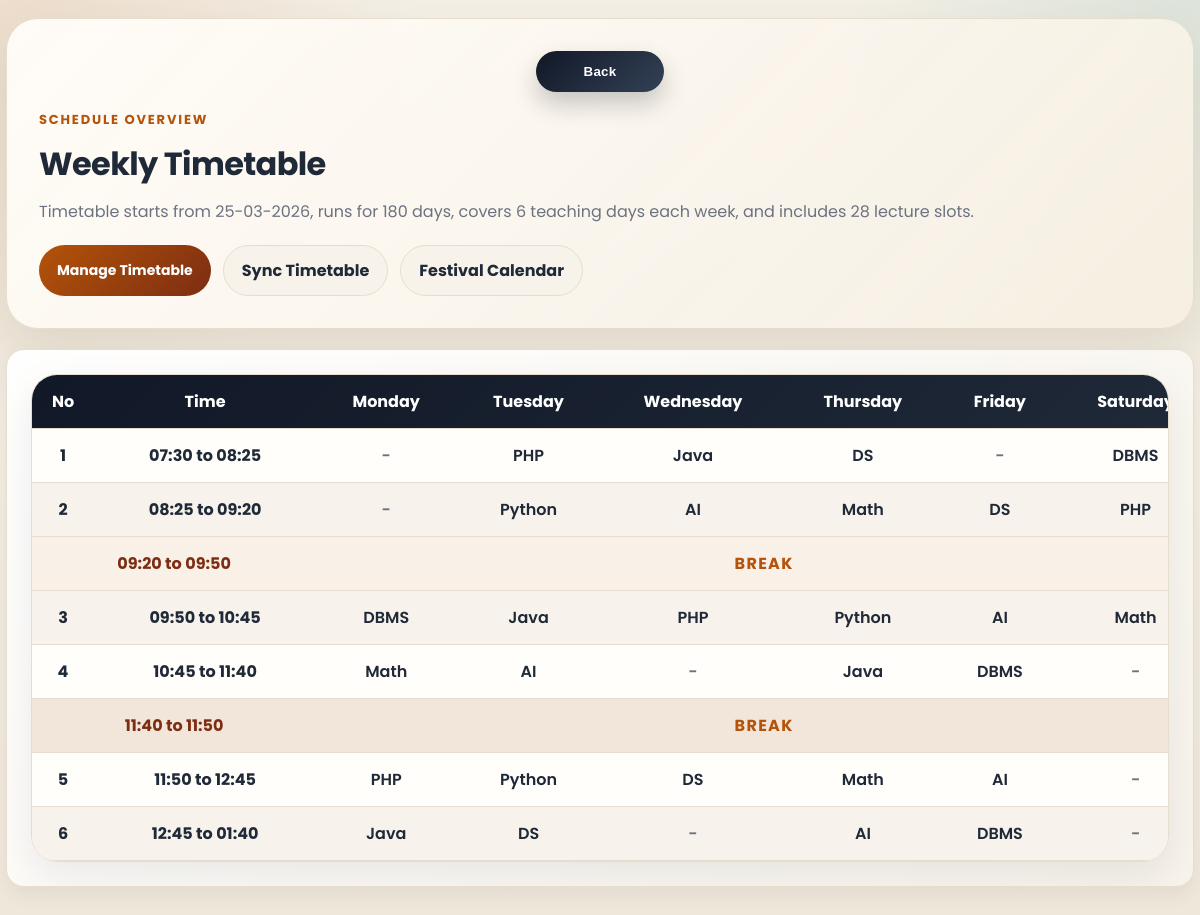
The app's page /timetable (signed in) with its own data.
### tables this page shows
CREATE TABLE timetable_settings(
        id INTEGER PRIMARY KEY CHECK (id = 1),
        start_date TEXT,
        total_days INTEGER
    );

CREATE TABLE timetable_schedule(
            id INTEGER PRIMARY KEY AUTOINCREMENT,
            row_order INTEGER NOT NULL,
            period_number TEXT,
            day_name TEXT,
            start_time TEXT,
            end_time TEXT,
            lecture_name TEXT,
            is_break INTEGER NOT NULL DEFAULT 0
        );

### app.py (the view)
@app.route("/timetable")
def timetable():
    if "user" not in session:
        return redirect("/")
    with db() as con:
        ensure_six_month_timetable(con)
        start_date, total_days = get_timetable_settings(con)
        weekly_timetable = get_weekly_timetable(con)
        active_days = 0
        weekly_slots = 0
        for day_name in weekly_timetable["days"]:
            day_has_lecture = False
            for row in weekly_timetable["rows"]:
                if row.get("is_break"):
                    continue
                if row.get("courses", {}).get(day_name):
                    weekly_slots += 1
                    day_has_lecture = True
            if day_has_lecture:
                active_days += 1
    return render_template(
        "shared/timetable.html",
        weekly_timetable=weekly_timetable,
        is_student_view=session.get("role") == "student",
        is_admin_view=session.get("role") == "admin",
        start_date=start_date,
        total_days=total_days,
        active_days=active_days,
        weekly_slots=weekly_slots,
    )

### app.py (called while the page is built)
def db():
    con = sqlite3.connect(app.config["DATABASE_PATH"])
    con.row_factory = sqlite3.Row
    return con

def format_display_date(value):
    try:
        return date.fromisoformat(value).strftime("%d-%m-%Y")
    except (TypeError, ValueError):
        return value or "-"

def format_timetable_range(start_time, end_time):
    if start_time and end_time:
        return f"{start_time} to {end_time}"
    return start_time or end_time or ""

def get_weekly_timetable(con=None):
    owns_connection = con is None
    if owns_connection:
        con = db()
    try:
        rows = fetch_timetable_rows(con)
    finally:
        if owns_connection:
            con.close()
    return {
        "meta": TIMETABLE_META,
        "days": TIMETABLE_DAYS,
        "rows": rows or TIMETABLE_ROWS,
    }

def get_day_timetable_slots(day_name, con=None):
    owns_connection = con is None
    if owns_connection:
        con = db()
    try:
        rows = fetch_timetable_rows(con)
    finally:
        if owns_connection:
            con.close()
    slots = []
    for row in rows or TIMETABLE_ROWS:
        if row.get("is_break"):
            continue
        lecture_name = row["courses"].get(day_name, "")
        if lecture_name:
            slots.append({
                "lecture_name": lecture_name,
                "time": row["time"],
            })
    return slots

def expected_timetable_lecture_count(start_date, total_days, con=None):
    total_lectures = 0
    for day_offset in range(total_days):
        current_date = start_date + timedelta(days=day_offset)
        day_name = current_date.strftime("%A")
        if day_name == "Sunday":
            continue
        total_lectures += len(get_day_timetable_slots(day_name, con))
    return total_lectures

def get_timetable_settings(con):
    settings = con.execute(
        "SELECT start_date, total_days FROM timetable_settings WHERE id=1"
    ).fetchone()
    if not settings:
        return date.today().isoformat(), 180
    start_date = settings["start_date"] or date.today().isoformat()
    total_days = settings["total_days"] or 180
    try:
        date.fromisoformat(start_date)
    except ValueError:
        start_date = date.today().isoformat()
    if total_days < 1:
        total_days = 180
    return start_date, total_days

### templates/shared/timetable.html (shortened to what this page needs)
<!DOCTYPE html>
<html lang="en">
<head>
    <link rel="stylesheet" href="{{ url_for('static', filename='style.css') }}">
</head>
<body>
    <div class="page-shell">
        <div class="page-hero">
            <div class="back-button">
                <button type="button" onclick="history.back()">Back</button>
            </div>
            <div class="section-title">Schedule Overview</div>
            <h1>Weekly Timetable</h1>
            <p>
                Timetable starts from {{ start_date|display_date }}, runs for {{ total_days }} days,
                covers {{ active_days }} teaching days each week, and includes {{ weekly_slots }} lecture slots.
            </p>
            <div class="action-row">
                {% if is_admin_view %}
                <a href="/manage_timetable" class="primary-link">Manage Timetable</a>
                <a href="/generate_auto_timetable" class="secondary-link">Sync Timetable</a>
                {% elif not is_student_view %}
                <a href="/generate_auto_timetable" class="primary-link">Sync Timetable</a>
                {% endif %}
                <a href="/festivals" class="secondary-link">Festival Calendar</a>
            </div>
        </div>
        {% include "shared/_weekly_timetable.html" %}
    </div>
</body>
</html>

### templates/shared/_weekly_timetable.html
<section class="dashboard-mini-card timetable-card">
    <div class="table-shell table-shell--scroll timetable-shell">
        <table class="weekly-timetable-table">
            <thead>
                <tr>
                    <th>No</th>
                    <th>Time</th>
                    {% for day in weekly_timetable.days %}
                    <th>{{ day }}</th>
                    {% endfor %}
                </tr>
            </thead>
            <tbody>
                {% for row in weekly_timetable.rows %}
                {% if row.is_break %}
                <tr class="timetable-break-row">
                    <td colspan="2" class="timetable-break-time"><span>{{ row.time|replace(' ', '&nbsp;')|safe }}</span></td>
                    <td colspan="{{ weekly_timetable.days|length }}" class="timetable-break-label">Break</td>
                </tr>
                {% else %}
                <tr>
                    <td class="timetable-period">{{ row.number }}</td>
                    <td class="timetable-time">{{ row.time }}</td>
                    {% for day in weekly_timetable.days %}
                    {% set course_name = row.courses.get(day, '') %}
                    <td class="timetable-course{% if not course_name %} timetable-course--empty{% endif %}">
                        {{ course_name or "-" }}
                    </td>
                    {% endfor %}
                </tr>
                {% endif %}
                {% endfor %}
            </tbody>
        </table>
    </div>
</section>

### records on screen
timetable_settings: start_date "25-03-2026"
timetable_schedule: number "1", time "07:30 to 08:25", course_name "-" "-"
timetable_schedule: lecture_name "PHP"
timetable_schedule: lecture_name "Java"
timetable_schedule: lecture_name "DS"
timetable_schedule: lecture_name "DBMS"
timetable_schedule: number "2", time "08:25 to 09:20", course_name "-"
timetable_schedule: lecture_name "Python"
timetable_schedule: lecture_name "AI"
timetable_schedule: lecture_name "Math"
timetable_schedule: lecture_name "DS"
timetable_schedule: lecture_name "PHP"
timetable_schedule: time "09:20 to 09:50"
timetable_schedule: number "3", time "09:50 to 10:45", lecture_name "DBMS"
timetable_schedule: lecture_name "Java"
timetable_schedule: lecture_name "PHP"
timetable_schedule: lecture_name "Python"
timetable_schedule: lecture_name "AI"
timetable_schedule: lecture_name "Math"
timetable_schedule: number "4", time "10:45 to 11:40", lecture_name "Math" "-" "-"
timetable_schedule: lecture_name "AI"
timetable_schedule: lecture_name "Java"
timetable_schedule: lecture_name "DBMS"
timetable_schedule: time "11:40 to 11:50"
timetable_schedule: number "5", time "11:50 to 12:45", lecture_name "PHP" "-"
timetable_schedule: lecture_name "Python"
timetable_schedule: lecture_name "DS"
timetable_schedule: lecture_name "Math"
timetable_schedule: lecture_name "AI"
timetable_schedule: number "6", time "12:45 to 01:40", lecture_name "Java" "-" "-"
timetable_schedule: lecture_name "DS"
timetable_schedule: lecture_name "AI"
timetable_schedule: lecture_name "DBMS"

### other values on screen
{{ total_days }} "180"
{{ active_days }} "6"
{{ weekly_slots }} "28"
{{ day }} "Monday" "Tuesday" "Wednesday" "Thursday" "Friday"
